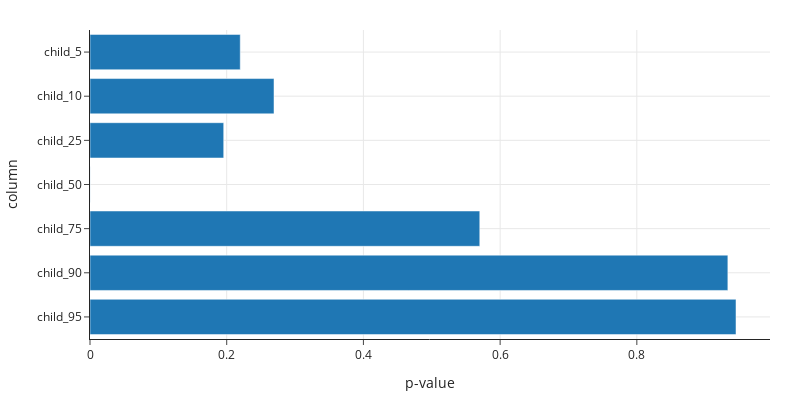

Notebook cell for this chart:
### Markdown cell above
Let's reflect on the $p$-values you discovered:

### Code cell
(
    out_q4
    .to_frame()
    .plot(kind='barh', width=800, height=400, labels={'index': 'column', 'value': 'p-value'})
    .update_layout(showlegend=False)
)

### Figure 1 — Plotly figure (JSON) as saved in the notebook; plotly's stock layout.template omitted (floating-point values rounded to 4 significant figures)
{"data": [{"alignmentgroup": "True", "hovertemplate": "variable=0<br>p-value=%{x}<br>column=%{y}<extra></extra>", "legendgroup": "0", "marker": {"color": "#1F77B4", "pattern": {"shape": ""}}, "name": "0", "offsetgroup": "0", "orientation": "h", "showlegend": true, "textposition": "auto", "type": "bar", "x": [0.9451, 0.9332, 0.5702, 0.0001741, 0.1956, 0.2692, 0.2198], "xaxis": "x", "y": ["child_95", "child_90", "child_75", "child_50", "child_25", "child_10", "child_5"], "yaxis": "y"}], "layout": {"barmode": "relative", "height": 400, "legend": {"title": {"text": "variable"}, "tracegroupgap": 0}, "showlegend": false, "width": 800, "xaxis": {"anchor": "y", "domain": [0, 1], "title": {"text": "p-value"}}, "yaxis": {"anchor": "x", "domain": [0, 1], "title": {"text": "column"}}}}
